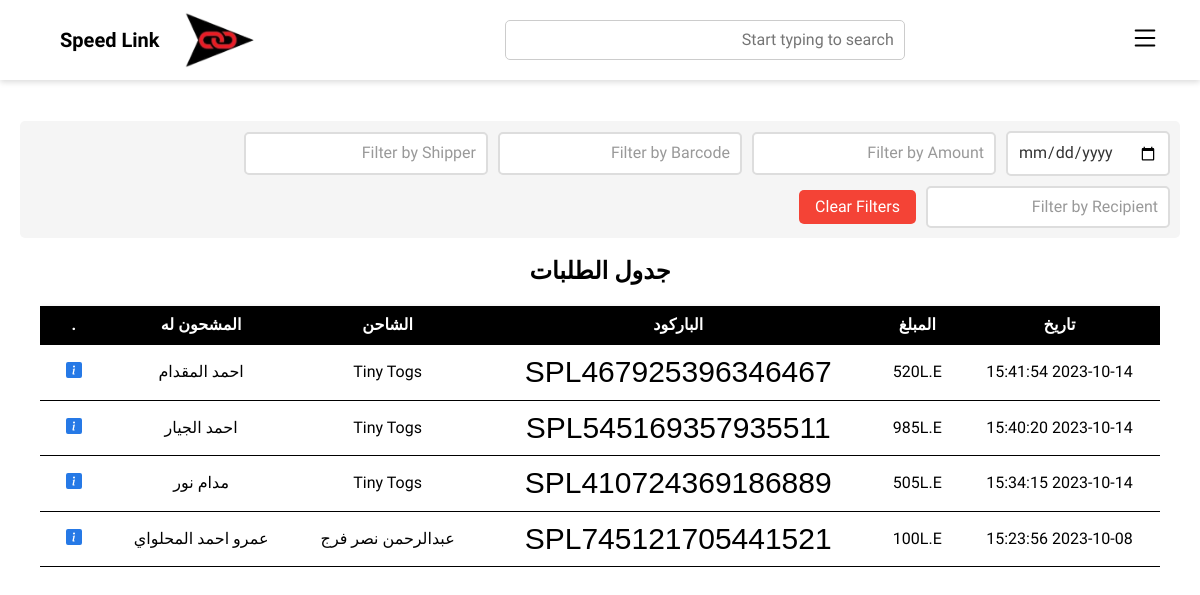
The app's page /archive (signed in) with its own data.
### app.py (models this page shows)
class Shipment(db.Model):
    id = db.Column(db.Integer, primary_key=True)
    barcode = db.Column(db.String(18))
    shipper_username = db.Column(db.Integer)
    status = db.Column(db.String(50))
    delivery_id = db.Column(db.Integer)
    shipper_name = db.Column(db.String(100))
    shipper_phone_1 = db.Column(db.String(11))
    shipper_phone_2 = db.Column(db.String(11))
    shipper_address = db.Column(db.String(200))
    shipper_city = db.Column(db.String(100))
    shipper_wallet_code = db.Column(db.String(15))
    shipper_note = db.Column(db.Text)
    recipient_name = db.Column(db.String(100))
    recipient_phone_1 = db.Column(db.String(15))
    recipient_phone_2 = db.Column(db.String(15))
    recipient_address = db.Column(db.String(200))
    recipient_city = db.Column(db.String(100))
    recipient_note = db.Column(db.Text)
    pprice = db.Column(db.Integer)
    dprice = db.Column(db.Integer)
    tprice = db.Column(db.Integer)
    shipment_status = db.Column(db.String(100))
    date = db.Column(db.String(23))
    delivery_date = db.Column(db.String(23) )
    aws_code = db.Column(db.String(25))
    how = db.Column(db.String(25))
    isprint = db.Column(db.Integer)
    issend = db.Column(db.Integer)
    Collector = db.Column(db.Integer)

### app.py (the view)
@app.route("/archive")
def archive():
    utype = session['user_type']
    if utype == 'admin':
        infoL = Shipment.query.all()
        infoL=infoL[::-1]
        return render_template('archive.html',infoL=infoL)
    elif utype == 'shipper':
        infoL = Shipment.query.filter_by(shipper_username=session['username']).all()
        infoL=infoL[::-1]
        return render_template('archive.html',infoL=infoL)
    else:
        return render_template('404.html')

### templates/archive.html (shortened to what this page needs)
{% extends 'base.html' %} {% block content %}
<link href="https://fonts.cdnfonts.com/css/barcode-font" rel="stylesheet">
<div class="filter-container">
    <input type="date" id="dateFilter">
    <input type="text" id="amountFilter" placeholder="Filter by Amount">
    <input type="text" id="barcodeFilter" placeholder="Filter by Barcode">
    <input type="text" id="shipperFilter" placeholder="Filter by Shipper">
    <input type="text" id="recipientFilter" placeholder="Filter by Recipient">
    <button class="clear-button" onclick="clearFilters()">Clear Filters</button>
</div>
<div class="operations-table">
    <h2>جدول الطلبات</h2>{% if infoL %}
    <table>
        <thead>
            <tr>
                <th>تاريخ</th>
                <th>المبلغ</th>
                <th>الباركود</th>
                <th>الشاحن</th>
                <th>المشحون له</th>
                <th>.</th>
            </tr>
        </thead>
        <tbody>
           {% for log in infoL%}
            <tr>
                <td>{{ log.date }}</td>
                <td>{{ log.pprice }}L.E</td>
                <td>
                    <p class="code">
                        {{ log.barcode }}
                    </p>
                </td>
               <td>{{ log.shipper_name }}</td>
               <td>{{ log.recipient_name }}</td>
               <td><a href="/track/{{log.barcode}}"  class="details-btn"></a></td>
            </tr>
            {% endfor %}
        </tbody>
    </table>{% endif %}
</div>
{% endblock %}

### static/css/style.css (style rules this page uses)
* { margin: 0; padding: 0; box-sizing: border-box; }
body { font-family: 'Cairo', sans-serif; background: rgb(189, 208, 251); }

### templates/base.html (style rules this page uses)
body { margin: 0; padding: 0; background-color: #fff; font-family: "Cairo", sans-serif; direction: rtl; min-height: 100vh; }

### templates/archive.html (style rules this page uses)
.operations-table { text-align: center; margin: 20px; overflow-x: auto; }
.operations-table h2 { margin-bottom: 20px; }
.operations-table table { width: 100%; border-collapse: collapse; background-color: #fff; box-shadow: 0 2px 6px rgba(0, 0, 0, 0.15); }
.operations-table th, td { padding: 10px; border-bottom: 1px solid #000; }
.operations-table th { color: #fff; }
.operations-table th { background-color: #000; font-weight: bold; }
.operations-table td { text-align: center; }
.details-btn { padding: 1px 10px; color: #fff; border: none; border-radius: 4px; cursor: pointer; text-decoration: none; }
.code { font-family: 'barcode font', sans-serif; font-size : 30px; }
.filter-container { display: flex; flex-wrap: wrap; gap: 10px; align-items: center; background-color: #f5f5f5; padding: 10px; border-radius: 5px; }
.filter-container input[type="text"], .filter-container input[type="date"] { padding: 10px; border: 2px solid #ddd; border-radius: 5px; font-size: 16px; color: #333; }
.filter-container input[type="text"]::placeholder, .filter-container input[type="date"]::placeholder { color: #999; }
.clear-button { background-color: #f44336; color: white; border: none; border-radius: 5px; padding: 8px 16px; cursor: pointer; }

### records on screen
Shipment: date "2023-10-14 15:41:54", pprice "520", barcode "SPL467925396346467", shipper_name "Tiny Togs", recipient_name "احمد المقدام"
Shipment: date "2023-10-14 15:40:20", pprice "985", barcode "SPL545169357935511", shipper_name "Tiny Togs", recipient_name "احمد الجيار"
Shipment: date "2023-10-14 15:34:15", pprice "505", barcode "SPL410724369186889", shipper_name "Tiny Togs", recipient_name "مدام نور"
Shipment: date "2023-10-08 15:23:56", pprice "100", barcode "SPL745121705441521", shipper_name "عبدالرحمن نصر فرج", recipient_name "عمرو احمد المحلواي"
